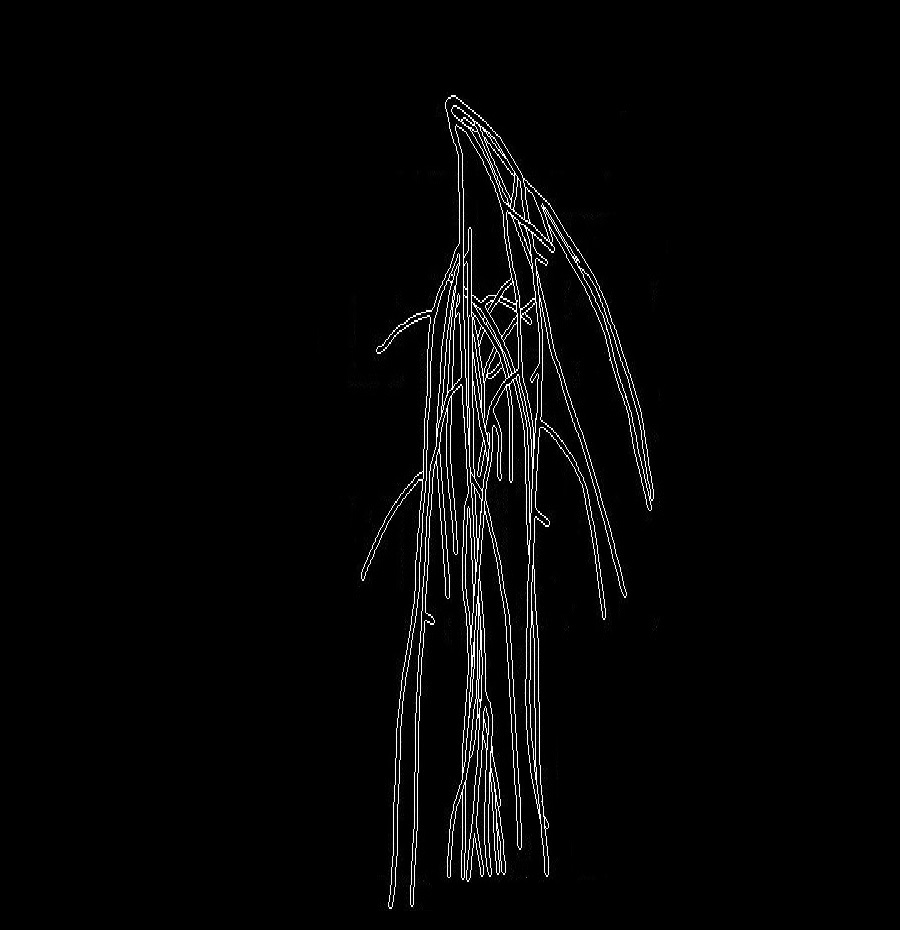
%> input picture Images/Canny/26DAP/0242.jpg, 900 x 930 px
$ octave pixel_density.m   (GNU Octave 9; MATLAB toolbox functions it lacks are replaced by stand-ins)
%> lines starting %> are read from the running program, lines starting %| are printed output that depends on the picture; in (x1, y1, x2, y2) boxes, pixels count from 0 and x2, y2 are one past the last pixel; in counts of white or black regions, pixels touching at a corner belong together; the program's own positions count from 1
### old code/reduce_pixel_density.m
function [reduced_pix_density, magnitude] = reduce_pixel_density(binaryImage, reduction)
%REDUCE_PIXEL_DENSITY
%Takes a binary image and calculates pixel density in each column and uses reduction to remove noise.
%Reduction must be devisibile by the width of the binary image. (1 - width)
%returns reduced_pix_density, which is a 1D array
%returns magnitude, which is the magnitude in which it was reduced to.

pix_density = sum(binaryImage);
width = length(pix_density);

if mod(width, reduction) ~= 0
    errorStruct.message = 'image width is not divisble by reduction!';
    errorStruct.identifier = 'reduce_pixel_density:InvalidInput';
    error(errorStruct);
end

magnitude = idivide(width, int16(reduction));
reduced_pix_density = sum(reshape(pix_density, magnitude,[]));
end

### old code/reduce_pixel_density_matrix.m
function [reduced_pix_density_matrix, reduced_pix_density_1, reduced_pix_density_2, magnitude] = reduce_pixel_density_matrix(binaryImage1, binaryImage2, reduction)
%REDUCE_PIXEL_DENSITY_MATRIX
    [reduced_pix_density_1, magnitude] = reduce_pixel_density(binaryImage1, reduction);
    reduced_pix_density_2 = reduce_pixel_density(binaryImage2, reduction);

    reduced_pix_density_matrix = reduced_pix_density_1.' * reduced_pix_density_2;
end

### old code/get_max_xy.m
function [x, y] = get_max_xy(matrix)
%GET_MAX_XY Summary of this function goes here
    maximum = max(max(matrix));
    [x,y]=find(matrix==maximum);
end

### old code/pixel_density.m
canny_directory = "./Images/Canny/26DAP";
%canny_images = getFiles(canny_directory, "jpg");

%convert jpg to binary bitmap because it's not already
image_1 = imbinarize(rgb2gray(imread(strcat(canny_directory, "/0242.jpg"))));
%> image_1: size 930x900 logical; 2% white in thin lines or dots, all inside (x1, y1, x2, y2) = (361, 95, 654, 909)
image_2 = imbinarize(rgb2gray(imread(strcat(canny_directory, "/0241.jpg"))));
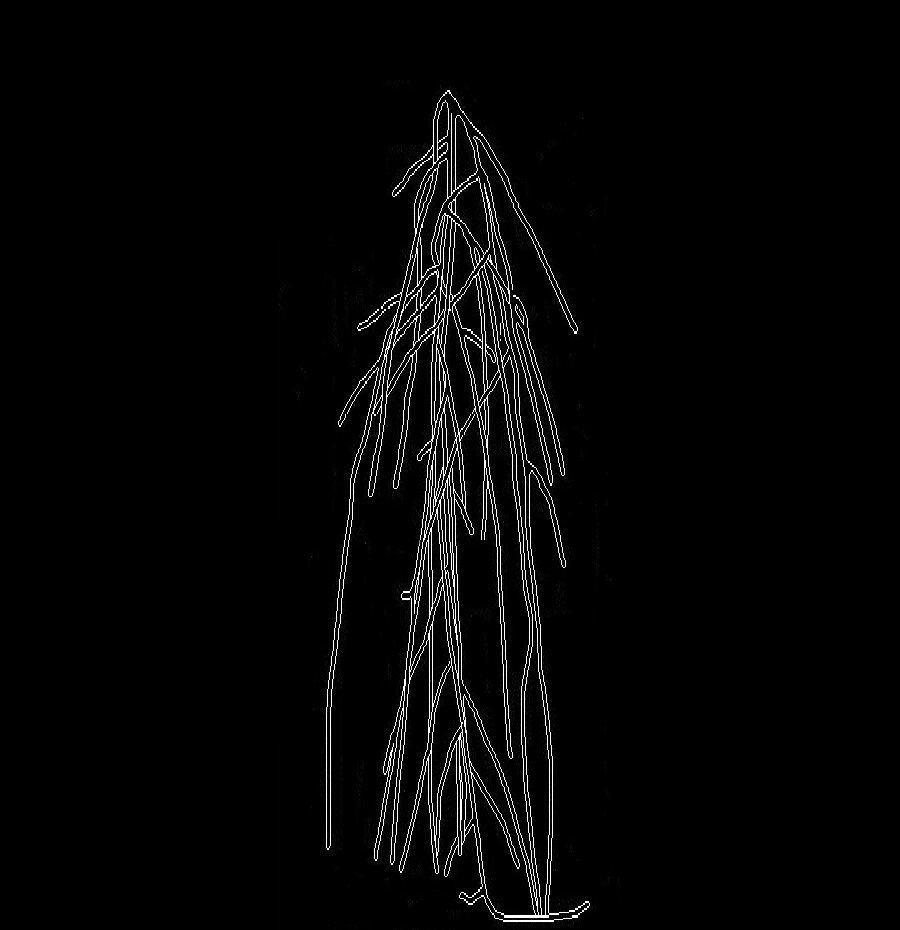
%> input picture Images/Canny/26DAP/0241.jpg, 900 x 930 px
%> image_2: size 930x900 logical; 2.1% white in thin lines or dots, all inside (x1, y1, x2, y2) = (326, 90, 590, 922)

%reduction must be divisible by width
reduction = 100;

[reduced_pix_density_xyz, reduced_pix_density_xy, reduced_pix_density_zy, magnitude] = reduce_pixel_density_matrix(image_1, image_2, reduction);
%> in reduce_pixel_density, `pix_density = sum(binaryImage);`: pix_density = 900 values, max 224 at index 473, min 0 at index 1, mean 18.99
%> in reduce_pixel_density, `reduced_pix_density = sum(reshape(pix_density, magnitude,[]));`: reduced_pix_density = 100 values, max 1577 at index 53, min 0 at index 1, mean 170.9
%> in reduce_pixel_density_matrix, `[reduced_pix_density_1, magnitude] = reduce_pixel_density(binaryImage1..`: reduced_pix_density_1 has the same summary as reduced_pix_density in reduce_pixel_density; magnitude = 9
%> in reduce_pixel_density_matrix, `reduced_pix_density_2 = reduce_pixel_density(binaryImage2, reduction);`: reduced_pix_density_2 = 100 values, max 1469 at index 49, min 0 at index 1, mean 179.8
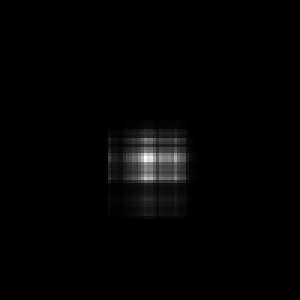
%> reduced_pix_density_xyz: size 100x100 double (shown 3 times larger); min 0, max 2316613, mean 30724.2; drawn with min black and max white
%> reduced_pix_density_xy has the same summary as reduced_pix_density in reduce_pixel_density; reduced_pix_density_zy has the same summary as reduced_pix_density_2 in reduce_pixel_density_matrix; magnitude = 9

[orgin_x, orgin_y] = get_max_xy(reduced_pix_density_xyz);
%> in get_max_xy, `maximum = max(max(matrix));`: maximum = 2316613
%> in get_max_xy, `[x,y]=find(matrix==maximum);`: x = 53; y = 49
%> orgin_x = 53; orgin_y = 49


width = size(reduced_pix_density_xyz, 1);
%> width = 100
height = size(reduced_pix_density_xyz, 2);
%> height = 100

direction = zeros(1, width*height);
speed = zeros(1, width*height);

for i = 1:width-1
    for j = 1:height-1
        x = i - orgin_x;
        y = j - orgin_y;
        theta = atan2(y, x) * 180 / pi;
        if theta < 0
            theta = theta + 360;
        end
        direction(i * height + j) = theta;
        speed(i * height + j) = reduced_pix_density_xyz(i, j);
    end
end

%where to place the label, at what angle


%> (the run ends here)
